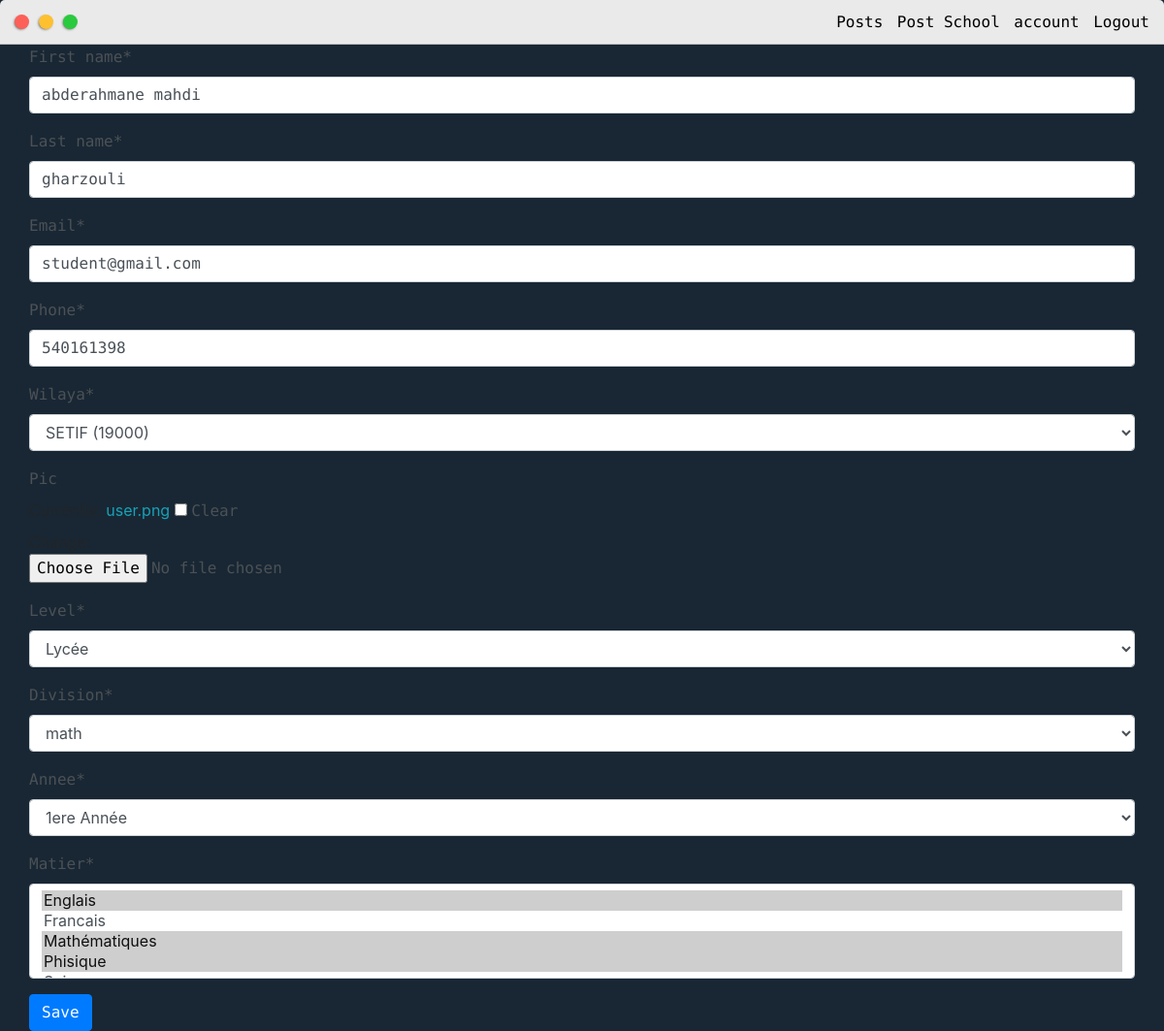
The page /student/update_profile/ (signed in) on the database as committed earlier.
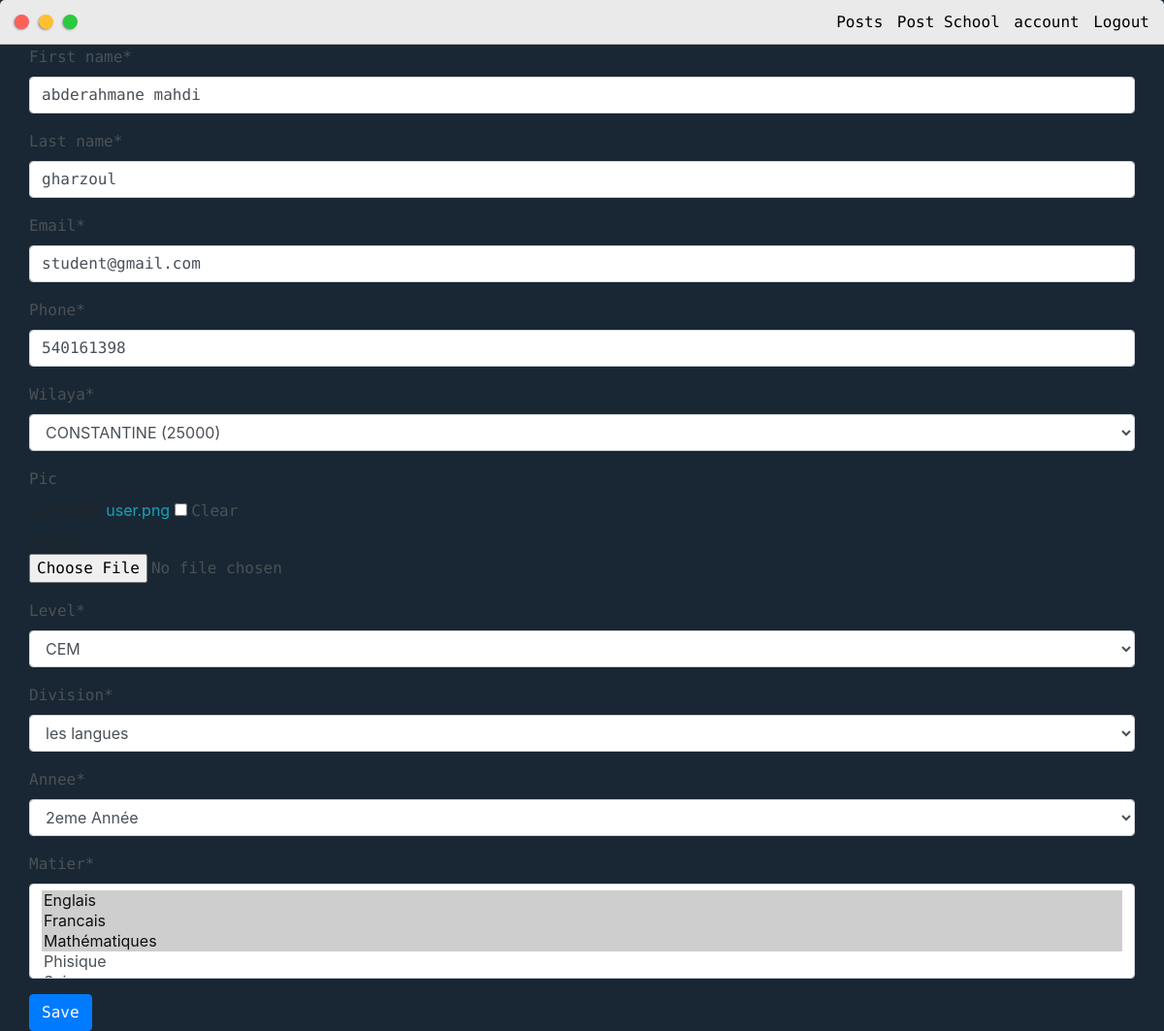
The same page on the database as committed later.
### student/models.py (models this page shows, shortened)
class Student(models.Model):
    user = models.OneToOneField(User, on_delete=models.CASCADE,primary_key=True)
    first_name = models.CharField(max_length=50,null=True)
    last_name = models.CharField(max_length=50,null=True)
    email = models.EmailField(unique=True,null=True)
    phone = models.IntegerField(null=True)
    wilaya = models.ForeignKey(Wilaya, on_delete=models.DO_NOTHING,null=True,unique=False)
    pic = models.ImageField(null=True, blank=True, upload_to="images", default="user.png")
    level = models.ForeignKey(Level, on_delete=models.DO_NOTHING,null=True,unique=False)
    division = models.ForeignKey(Division, on_delete=models.DO_NOTHING,null=True,unique=False)
    annee = models.ForeignKey(Annee, on_delete=models.DO_NOTHING,null=True,unique=False)
    matier = models.ManyToManyField(Matier, related_name='preferer',unique=False)

### Home/models.py (models this page shows)
class Wilaya(models.Model):
    wilaya = models.CharField(max_length=50)
    zip_code = models.CharField(max_length=5)
    def __str__(self):
        return f"{self.wilaya}  \n   ({self.zip_code})"

class Level(models.Model):
    level = models.CharField(max_length=20)
    def __str__(self):
        return self.level

class Annee(models.Model):
    annee = models.CharField(blank=False,max_length=10,null=False)
    def __str__(self):
        return self.annee

### student/views.py (the view, shortened to what this page needs)
# urls.py: path('update_profile/', updateProfile, name="update_profileStudent"),
@student_required
def updateProfile(request):
	user = request.user
	profile = user.student
	form = ProfileForm(instance=profile)
	context = {'form':form}
	return render(request, 'student/profile_form.html', context)

### student/forms.py
class ProfileForm(forms.ModelForm):
    class Meta:
        model = Student
        fields = "__all__"
        exclude = ['user']

### Home/models.py (called while the page is built)
    def __str__(self):
	    return self.Matier

    def __str__(self):
        return self.name

### student/templates/student/profile_form.html (shortened to what this page needs)
{% extends 'student/main.html' %}
{% load static %}
{% load crispy_forms_tags %}
{% block content %}
<div class="main-container">
	<form method="POST" enctype="multipart/form-data">
		{{form|crispy}}
		<input class="btn btn-primary" type="submit" value="Save">
	</form>
</div>
{% endblock content %}

Rows that differ between the two databases and show on the page:
changed Student "abderahmane mahdi": last_name "gharzouli" → "gharzoul"; division "math" → "les langues"
computed for Wilaya: wilaya "SETIF (19000)" → "CONSTANTINE (25000)"
computed for Level: level "Lycée" → "CEM"
computed for Annee: annee "1ere Année" → "2eme Année"
Other text that changed with them:
form field matier: "Englais ☑ / Francais / Mathématiques ☑ / Phisique ☑" → "Englais ☑ / Francais ☑ / Mathématiques ☑ / Phisique"
